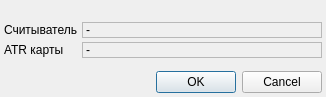
<?xml version="1.0" encoding="UTF-8"?>
<ui version="4.0">
 <class>readerLookup</class>
 <widget class="QDialog" name="readerLookup">
  <property name="geometry">
   <rect>
    <x>0</x>
    <y>0</y>
    <width>326</width>
    <height>97</height>
   </rect>
  </property>
  <property name="windowTitle">
   <string>Определение считывателя смарт-карты</string>
  </property>
  <layout class="QGridLayout" name="gridLayout">
   <property name="sizeConstraint">
    <enum>QLayout::SetDefaultConstraint</enum>
   </property>
   <property name="margin">
    <number>4</number>
   </property>
   <property name="spacing">
    <number>4</number>
   </property>
   <item row="2" column="1">
    <widget class="QLabel" name="pnlAtr">
     <property name="sizePolicy">
      <sizepolicy hsizetype="Expanding" vsizetype="Preferred">
       <horstretch>0</horstretch>
       <verstretch>0</verstretch>
      </sizepolicy>
     </property>
     <property name="frameShape">
      <enum>QFrame::StyledPanel</enum>
     </property>
     <property name="frameShadow">
      <enum>QFrame::Sunken</enum>
     </property>
     <property name="text">
      <string>-</string>
     </property>
     <property name="textInteractionFlags">
      <set>Qt::TextSelectableByKeyboard|Qt::TextSelectableByMouse</set>
     </property>
    </widget>
   </item>
   <item row="3" column="0">
    <spacer name="verticalSpacer">
     <property name="orientation">
      <enum>Qt::Vertical</enum>
     </property>
     <property name="sizeHint" stdset="0">
      <size>
       <width>20</width>
       <height>0</height>
      </size>
     </property>
    </spacer>
   </item>
   <item row="1" column="0">
    <widget class="QLabel" name="lblReader">
     <property name="sizePolicy">
      <sizepolicy hsizetype="Maximum" vsizetype="Preferred">
       <horstretch>0</horstretch>
       <verstretch>0</verstretch>
      </sizepolicy>
     </property>
     <property name="text">
      <string>Считыватель</string>
     </property>
    </widget>
   </item>
   <item row="1" column="1">
    <widget class="QLabel" name="pnlReader">
     <property name="sizePolicy">
      <sizepolicy hsizetype="Expanding" vsizetype="Preferred">
       <horstretch>0</horstretch>
       <verstretch>0</verstretch>
      </sizepolicy>
     </property>
     <property name="frameShape">
      <enum>QFrame::StyledPanel</enum>
     </property>
     <property name="frameShadow">
      <enum>QFrame::Sunken</enum>
     </property>
     <property name="text">
      <string>-</string>
     </property>
     <property name="textInteractionFlags">
      <set>Qt::TextSelectableByKeyboard|Qt::TextSelectableByMouse</set>
     </property>
    </widget>
   </item>
   <item row="2" column="0">
    <widget class="QLabel" name="lblAtr">
     <property name="sizePolicy">
      <sizepolicy hsizetype="Maximum" vsizetype="Preferred">
       <horstretch>0</horstretch>
       <verstretch>0</verstretch>
      </sizepolicy>
     </property>
     <property name="text">
      <string>ATR карты</string>
     </property>
    </widget>
   </item>
   <item row="4" column="0" colspan="2">
    <widget class="QDialogButtonBox" name="buttonBox">
     <property name="orientation">
      <enum>Qt::Horizontal</enum>
     </property>
     <property name="standardButtons">
      <set>QDialogButtonBox::Cancel|QDialogButtonBox::Ok</set>
     </property>
    </widget>
   </item>
   <item row="0" column="0" colspan="2">
    <widget class="QLabel" name="lblInstruction">
     <property name="text">
      <string/>
     </property>
    </widget>
   </item>
  </layout>
 </widget>
 <resources/>
 <connections>
  <connection>
   <sender>buttonBox</sender>
   <signal>accepted()</signal>
   <receiver>readerLookup</receiver>
   <slot>accept()</slot>
   <hints>
    <hint type="sourcelabel">
     <x>248</x>
     <y>254</y>
    </hint>
    <hint type="destinationlabel">
     <x>157</x>
     <y>274</y>
    </hint>
   </hints>
  </connection>
  <connection>
   <sender>buttonBox</sender>
   <signal>rejected()</signal>
   <receiver>readerLookup</receiver>
   <slot>reject()</slot>
   <hints>
    <hint type="sourcelabel">
     <x>316</x>
     <y>260</y>
    </hint>
    <hint type="destinationlabel">
     <x>286</x>
     <y>274</y>
    </hint>
   </hints>
  </connection>
 </connections>
</ui>
